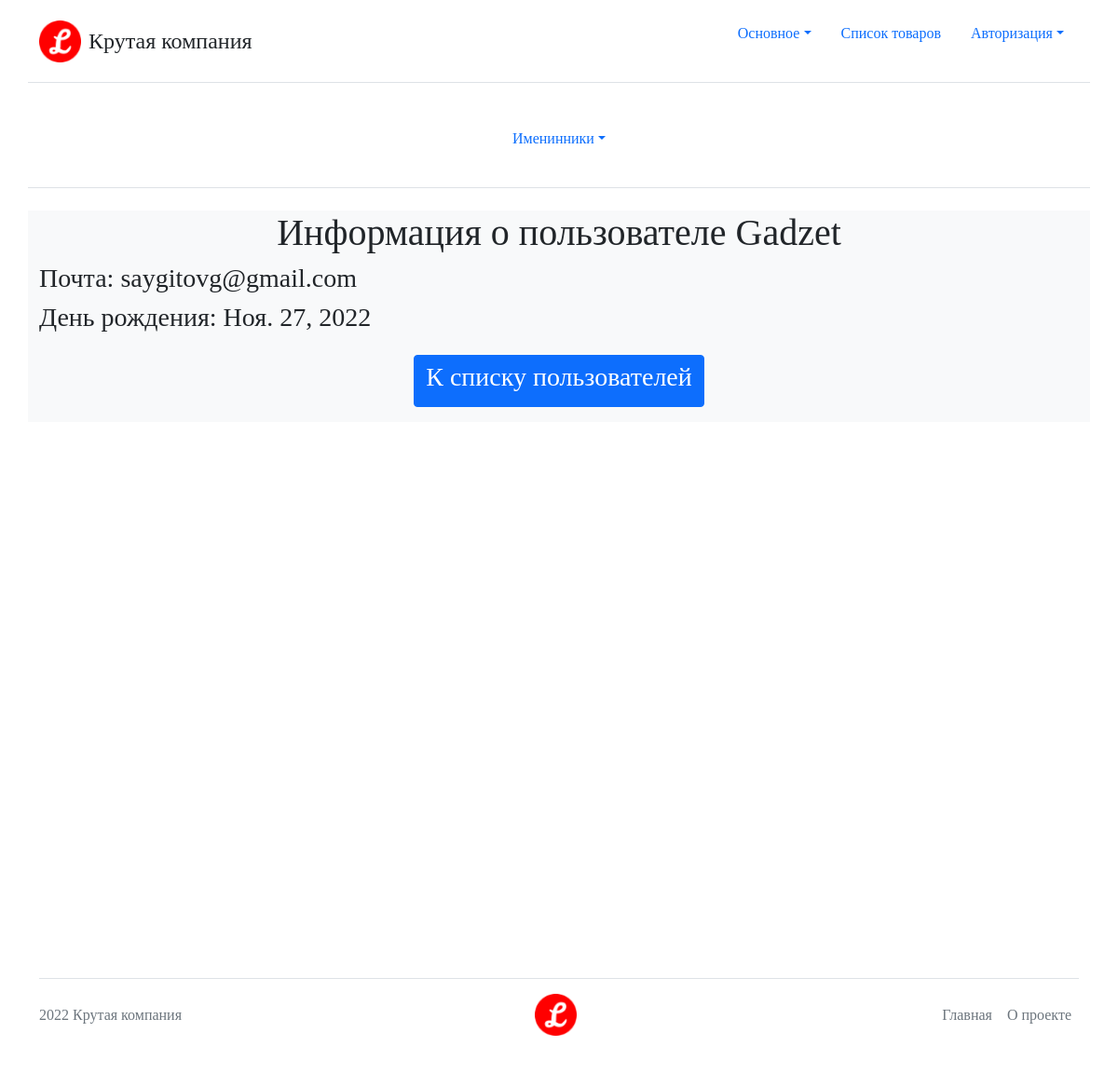
/users/user/1/, run on an earlier commit of the app's database.
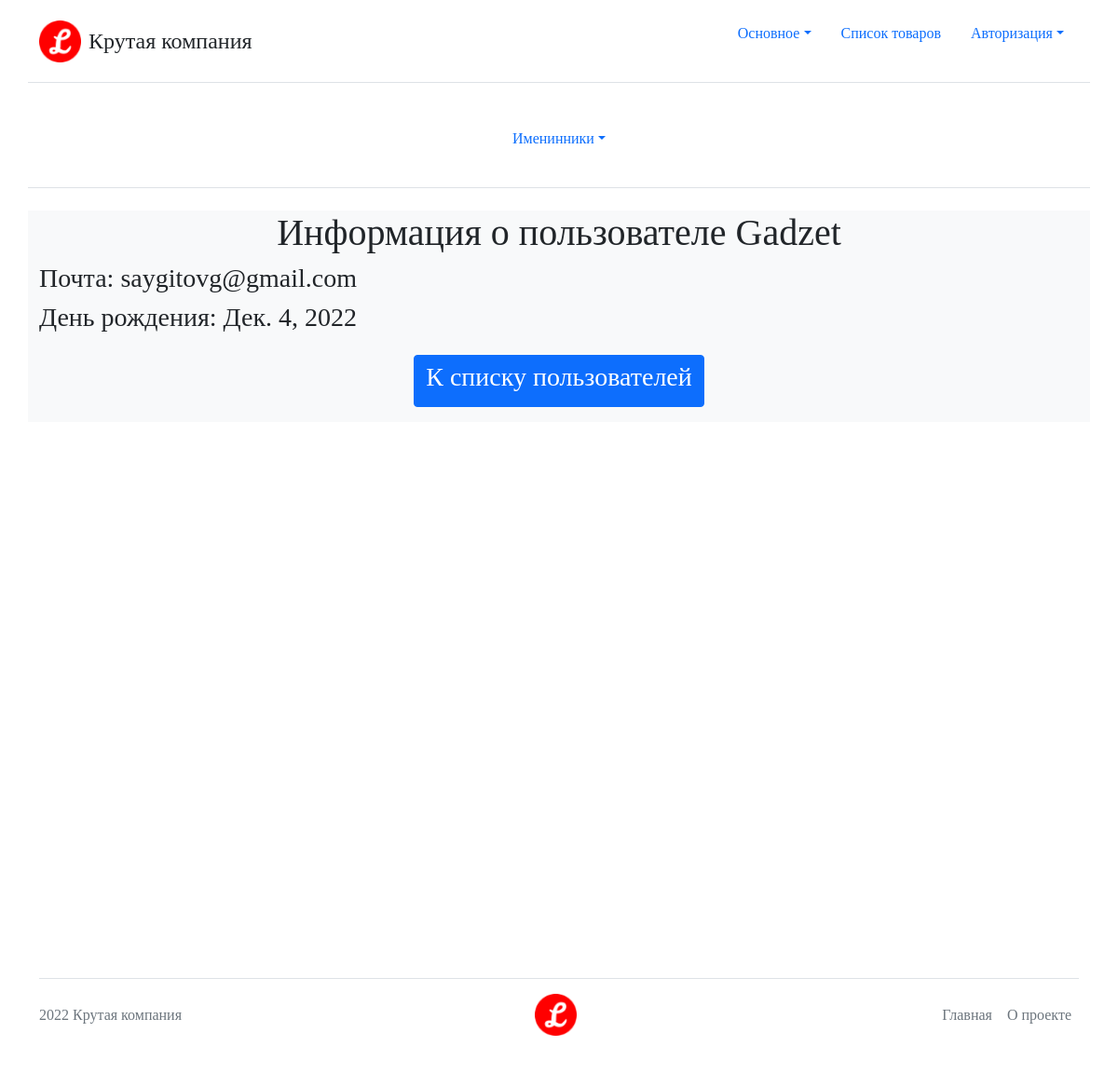
And on a later commit of the database.
### Users/models.py (models this page shows, shortened)
class User(AbstractBaseUser, PermissionsMixin):
    email = models.EmailField('Почта', unique=True)
    nickname = models.CharField('Имя пользователя', max_length=50)
    birthday_date = models.DateField('День рождения', null=True, blank=True)
    is_staff = models.BooleanField(
        'Статус персонала', default=False,
        help_text='Определяет доступ пользователя к админ панели',
        )
    is_active = models.BooleanField('Активен', default=True)
    date_joined = models.DateTimeField('Дата регистрации', auto_now_add=True)
    objects = UserManager()
    USERNAME_FIELD = 'email'
    EMAIL_FIELD = 'email'
    REQUIRED_FIELDS = ['nickname']
    class Meta:
        verbose_name = 'пользователь'
        verbose_name_plural = 'пользователи'

### Users/views.py (the view)
class UserDetail(DetailView):
    template_name = 'Users/user_details.html'
    queryset = User.objects.actived()
    pk_url_kwarg = 'user_id'
    context_object_name = 'user'
    extra_context = {
        'title_name': 'Профиль пользователя'
    }

### Core/templatetags/MenuManager.py (called while the page is built)
@register.inclusion_tag('header.html')
def get_main_menu(request):
    menu = []
    for elem in Menus.main_menu:
        user_group = UserGroup.get_user_group(request.user)
        if user_group in elem.can_see or 'all' in elem.can_see:
            elem.is_active = elem.url_name == request.resolver_match.view_name
            if elem.sub_elems:
                for sub_elem in elem.sub_elems:
                    active = (
                        sub_elem.url_name == request.resolver_match.view_name
                        )
                    if active:
                        elem.is_active = True
                        break
            menu.append(elem)
    return {'menu': menu}

    @classmethod
    def get_user_group(cls, user):
        if user.is_authenticated:
            return cls.Auth
        return cls.NotAuth

### Users/context_processors.py (called while the page is built)
def extras(request):
    now = datetime.date.today()
    users = User.objects.filter(
        birthday_date__month=now.month,
        birthday_date__day=now.day,
    )
    return {'users_with_birthday': users}

### templates/Users/user_details.html
{% extends 'base.html' %}
{% block content %}
<div class="row bg-light">
    <h1 class="text-center">Информация о пользователе {{ user.nickname }}</h1>
    <h3>Почта: {{ user.email }}</h3>
    <h3>День рождения:
    {% if user.birthday_date %}
    {{ user.birthday_date }}
    {% else %}
    не указано
    {% endif %}
    </h3>
    <div class="text-center my-3">
        <a class="btn btn-primary" href="{% url 'users:user_list' %}"><h3>К списку пользователей</h3></a>
    </div>
</div>
{% endblock content %}

What changed in the data, as far as the page shows it:
changed User "Gadzet": birthday_date "Ноя. 27, 2022" → "Дек. 4, 2022"
